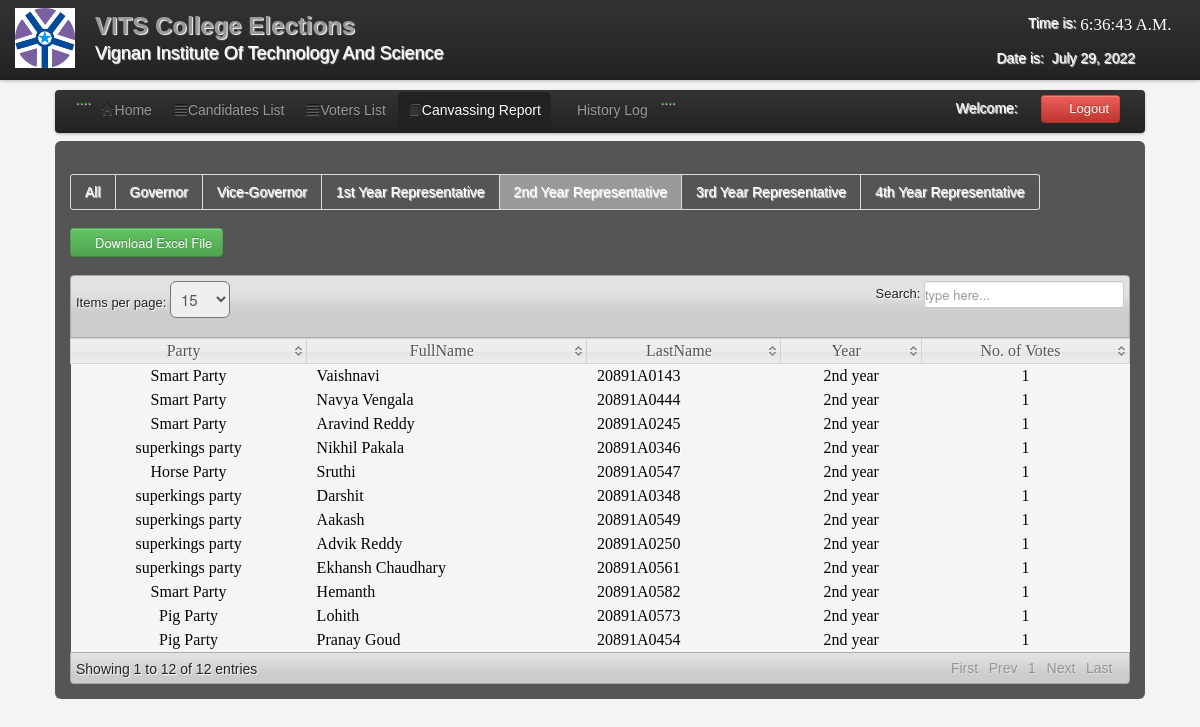
/admin/C_2nd_year.php (signed in), run on the app's committed database.
### tables this page shows
CREATE TABLE IF NOT EXISTS `candidate` (
  `CandidateID` int(11) NOT NULL AUTO_INCREMENT,
  `RollNumber` varchar(200) NOT NULL,
  `abc` varchar(1) NOT NULL,
  `Position` varchar(200) NOT NULL,
  `Party` varchar(100) NOT NULL,
  `FullName` varchar(200) NOT NULL,
  `Gender` varchar(6) NOT NULL,
  `Year` varchar(100) NOT NULL,
  `Photo` varchar(200) NOT NULL,
  PRIMARY KEY (`CandidateID`)
);

### admin/C_2nd_year.php (the view, shortened to what this page needs)
<?php
include('session.php');
include('header.php');
include('dbcon.php');
?>
</head>
<body>
<?php include('nav_top.php'); ?>
<div class="wrapper">
<div class="home_body">
<div class="navbar">
	<div class="navbar-inner">
	<div class="container">
	<ul class="nav nav-pills">
	  <li>....</li>
	  <li><a href="home.php"><i class="icon-home icon-large"></i>Home</a></li>
	  <li><a  href="candidate_list.php"><i class="icon-align-justify icon-large"></i>Candidates List</a></li>
	  <li class=""><a  href="voter_list.php"><i class="icon-align-justify icon-large"></i>Voters List</a></li>
		 <li class="active"><a  href="canvassing_report.php"><i class="icon-book icon-large"></i>Canvassing Report</a></li>
		    <li><a  href="History.php"><i class="icon-table icon-large"></i>History Log</a>
		   <li>....</li>
	 </ul>
	<form class="navbar-form pull-right">
		<?php $result=mysqli_query($conn,"select * from users where User_id='$id_session'");
	$row=mysqli_fetch_array($result);
	?>
	<font color="white">Welcome:<i class="icon-user-md"></i><?php echo $row['FullName']; ?></font>
	<a class="btn btn-danger" id="logout" data-toggle="modal" href="#myModal"><i class="icon-off"></i>&nbsp;Logout</a>
	</form>
	</div>
	</div>
	</div>
	<div id="element" class="hero-body">
	    <div class="pagination">
    <ul>
    <li><a href="Canvassing_report.php"><font color="white">All</font></a></li>
    <li><a href="C_governor.php"><font color="white">Governor</font></a></li>
    <li><a href="C_vice-governor.php"><font color="white">Vice-Governor</font></a></li>
    <li><a href="C_1st_year.php"><font color="white">1st Year Representative</font></a></li>
    <li class="active"><a href="C_2nd_year.php"><font color="white">2nd Year Representative</font></a></li>
    <li><a href="C_3rd_year.php"><font color="white">3rd Year Representative</font></a></li>
    <li><a href="C_4th_year.php"><font color="white">4th Year Representative</font></a></li>
    </ul>
    </div>
		<form method="POST" action="canvassing_excel.php">
	<button id="save_voter" class="btn btn-success" name="save"><i class="icon-download icon-large"></i>Download Excel File</button>
	</form>
	<table class="users-table">
<div class="demo_jui">
		<table cellpadding="0" cellspacing="0" border="0" class="display" id="log" class="jtable">
			<thead>
				<tr>
				<th>Party</th>
				<th>FullName</th>
				<th>LastName</th>
				<th>Year</th>
				<th>No. of Votes</th>
				</tr>
			</thead>
			<tbody>
<?php $candidate_query=mysqli_query($conn,"select  * from candidate where Position='2nd Year Representative'");
		while($candidate_rows=mysqli_fetch_array($candidate_query)){ $id=$candidate_rows['CandidateID'];
		?>
<tr class="del<?php echo $id ?>">
	<td align="center"><?php echo $candidate_rows['Party']; ?></td>
	<td><?php echo $candidate_rows['FullName']; ?></td>
	<td><?php echo $candidate_rows['RollNumber']; ?></td>
	<td align="center"><?php echo $candidate_rows['Year']; ?></td><td align="center">
	<?php $votes_query=mysqli_query($conn,"select * from votes where CandidateID='$id'");
	$vote_count=mysqli_num_rows($votes_query);
	echo $vote_count;
	?>
</td>
	</tr>
<?php } ?>
			</tbody>
		</table>
	</div>
	</div>
</div>
</body>
</html>

### admin/css/datatable/demo_table_jui.css (style rules this page uses)
table.display thead th { cursor: pointer; padding: 3px 0 3px 10px; }
table.display { border-collapse: collapse; clear: both; margin: 0 auto; width: 100%; }
table.display td { padding: 3px 10px; }
tr.odd { background-color: #f5f5f5; }
tr.even { background-color: #f5f5f5; }

### admin/css/Home.css (style rules this page uses)
* { margin:0; padding:0; }
body { font-family:"Trebuchet MS", "Myriad Pro", Arial, sans-serif; font-size:14px; background-color: #fff; background:#f4f4f4 url(../images/bg.gif) repeat top left; text-shadow:1px 1px 1px #fff; background-position: 0 0px; }
.wrapper { width:1090px; margin:10px auto; }

### admin/C_2nd_year.php (style rules this page uses)
body { background-image: url('images/c11.png'); background-repeat: no-repeat; background-attachment: fixed; background-size: 100% 100%; }

### data on the page
candidate: Party "Smart Party", FullName "Vaishnavi", RollNumber "20891A0143", Year "2nd year", vote_count "1"
candidate: Party "Smart Party", FullName "Navya Vengala", RollNumber "20891A0444", Year "2nd year", vote_count "1"
candidate: Party "Smart Party", FullName "Aravind Reddy", RollNumber "20891A0245", Year "2nd year", vote_count "1"
candidate: Party "superkings party", FullName "Nikhil Pakala", RollNumber "20891A0346", Year "2nd year", vote_count "1"
candidate: Party "Horse Party", FullName "Sruthi", RollNumber "20891A0547", Year "2nd year", vote_count "1"
candidate: Party "superkings party", FullName "Darshit", RollNumber "20891A0348", Year "2nd year", vote_count "1"
candidate: Party "superkings party", FullName "Aakash", RollNumber "20891A0549", Year "2nd year", vote_count "1"
candidate: Party "superkings party", FullName "Advik Reddy", RollNumber "20891A0250", Year "2nd year", vote_count "1"
candidate: Party "superkings party", FullName "Ekhansh Chaudhary", RollNumber "20891A0561", Year "2nd year", vote_count "1"
candidate: Party "Smart Party", FullName "Hemanth", RollNumber "20891A0582", Year "2nd year", vote_count "1"
candidate: Party "Pig Party", FullName "Lohith", RollNumber "20891A0573", Year "2nd year", vote_count "1"
candidate: Party "Pig Party", FullName "Pranay Goud", RollNumber "20891A0454", Year "2nd year", vote_count "1"
